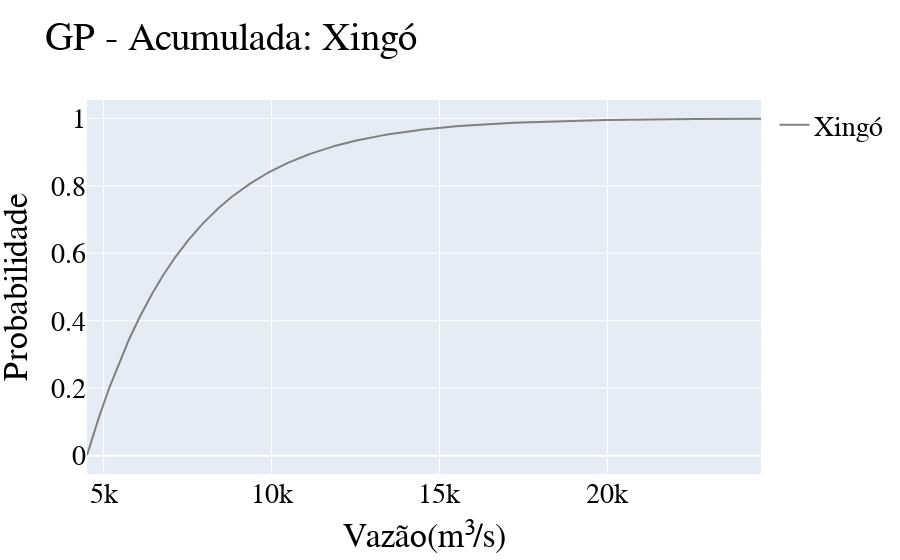
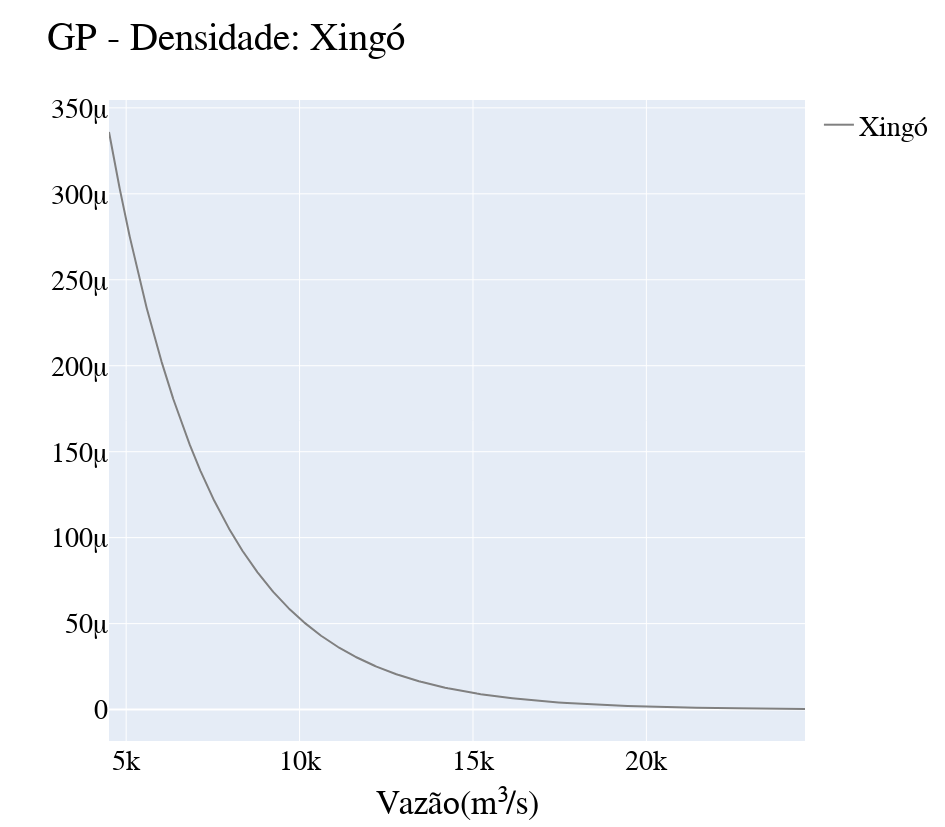

Notebook cell for these charts, in order:
### Markdown cell above
##### Momemtos L

### Code cell
#Distribuição cumulativa
title = 'Xingó'
type_function = 'cumulative'
fig_acum_mml_pareto, data_acum_mml_pareto = peaks_sdp.plot_distribution(title, type_function, estimador='mml', distribuition='GP', variable='peaks')
#py.offline.plot(fig, filename='gráficos/distrib_cum_sdp_mvs.html')
pio.show(fig_acum_mml_pareto)

#Distribuição densidade-probabilidade
title = 'Xingó'
type_function = 'density'
fig_density_mml_pareto, data_density_mmml_pareto = peaks_sdp.plot_distribution(title, type_function, estimador='mml', distribuition='GP', variable='peaks')
#py.offline.plot(fig, filename='gráficos/distrib_density_sdp_mvs.html')
pio.show(fig_density_mml_pareto)

### Figure 1 — Plotly figure (JSON) as saved in the notebook; plotly's stock layout.template omitted (floating-point values rounded to 4 significant figures; data arrays with more than 128 entries replaced by an {"elided": "..."} marker saying what was removed)
{"data": [{"line": {"color": "rgb(128, 128, 128)", "width": 2}, "name": "Xingó", "type": "scatter", "x": {"elided": "999 float values"}, "y": {"elided": "999 float values"}}], "layout": {"font": {"color": "rgb(0,0,0)", "family": "Time New Roman", "size": 28}, "showlegend": true, "title": {"text": "GP - Acumulada: Xingó"}, "xaxis": {"title": {"text": "Vazão(m³/s)"}}, "yaxis": {"title": {"text": "Probabilidade"}}}}

### Figure 2 — Plotly figure (JSON) as saved in the notebook; plotly's stock layout.template omitted (floating-point values rounded to 4 significant figures; data arrays with more than 128 entries replaced by an {"elided": "..."} marker saying what was removed)
{"data": [{"line": {"color": "rgb(128, 128, 128)", "width": 2}, "name": "Xingó", "type": "scatter", "x": {"elided": "999 float values"}, "y": {"elided": "999 float values"}}], "layout": {"font": {"color": "rgb(0,0,0)", "family": "Time New Roman", "size": 28}, "height": 827, "showlegend": true, "title": {"text": "GP - Densidade: Xingó"}, "width": 945, "xaxis": {"title": {"text": "Vazão(m³/s)"}}, "yaxis": {"title": {"text": ""}}}}
